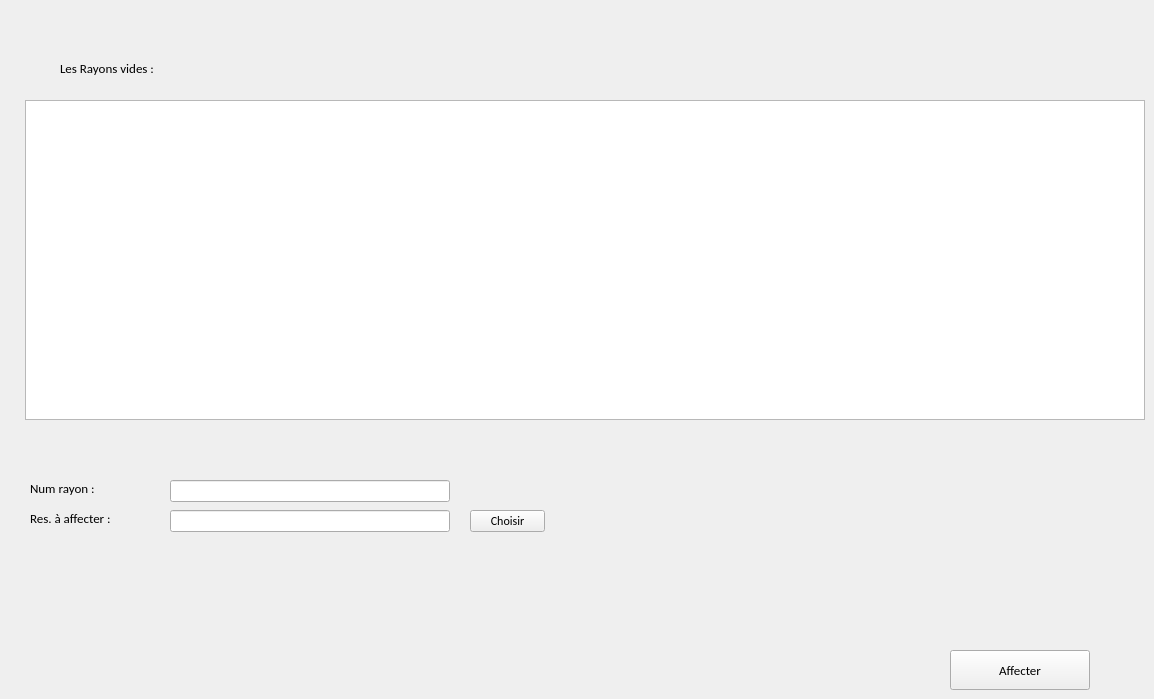
      <widget class="QWidget" name="tab_19">
       <attribute name="title">
        <string>Affecter Res. Ray.</string>
       </attribute>
       <widget class="QLineEdit" name="numAffecter_R">
        <property name="geometry">
         <rect>
          <x>170</x>
          <y>480</y>
          <width>280</width>
          <height>22</height>
         </rect>
        </property>
        <property name="inputMask">
         <string/>
        </property>
        <property name="text">
         <string/>
        </property>
       </widget>
       <widget class="QPushButton" name="ChoiResAffecter_2">
        <property name="enabled">
         <bool>true</bool>
        </property>
        <property name="geometry">
         <rect>
          <x>470</x>
          <y>510</y>
          <width>75</width>
          <height>22</height>
         </rect>
        </property>
        <property name="font">
         <font>
          <family>Calibri</family>
          <pointsize>9</pointsize>
         </font>
        </property>
        <property name="text">
         <string>Choisir</string>
        </property>
       </widget>
       <widget class="QLabel" name="CaisseVide_2">
        <property name="geometry">
         <rect>
          <x>60</x>
          <y>60</y>
          <width>130</width>
          <height>16</height>
         </rect>
        </property>
        <property name="font">
         <font>
          <family>Calibri</family>
          <pointsize>10</pointsize>
         </font>
        </property>
        <property name="text">
         <string>Les Rayons vides :</string>
        </property>
       </widget>
       <widget class="QTableView" name="TableAffecter_R">
        <property name="geometry">
         <rect>
          <x>25</x>
          <y>100</y>
          <width>1120</width>
          <height>320</height>
         </rect>
        </property>
       </widget>
       <widget class="QLineEdit" name="ResAffecter_R">
        <property name="enabled">
         <bool>true</bool>
        </property>
        <property name="geometry">
         <rect>
          <x>170</x>
          <y>510</y>
          <width>280</width>
          <height>22</height>
         </rect>
        </property>
        <property name="font">
         <font>
          <kerning>true</kerning>
         </font>
        </property>
        <property name="acceptDrops">
         <bool>false</bool>
        </property>
       </widget>
       <widget class="QPushButton" name="Affecter_Rayon">
        <property name="geometry">
         <rect>
          <x>950</x>
          <y>650</y>
          <width>140</width>
          <height>40</height>
         </rect>
        </property>
        <property name="font">
         <font>
          <family>Calibri</family>
          <pointsize>10</pointsize>
         </font>
        </property>
        <property name="text">
         <string>Affecter</string>
        </property>
       </widget>
       <widget class="QLabel" name="raffect_2">
        <property name="enabled">
         <bool>true</bool>
        </property>
        <property name="geometry">
         <rect>
          <x>30</x>
          <y>510</y>
          <width>130</width>
          <height>16</height>
         </rect>
        </property>
        <property name="font">
         <font>
          <family>Calibri</family>
          <pointsize>10</pointsize>
         </font>
        </property>
        <property name="cursor">
         <cursorShape>ArrowCursor</cursorShape>
        </property>
        <property name="text">
         <string>Res. à affecter :</string>
        </property>
       </widget>
       <widget class="QLabel" name="naffect_2">
        <property name="geometry">
         <rect>
          <x>30</x>
          <y>480</y>
          <width>121</width>
          <height>16</height>
         </rect>
        </property>
        <property name="font">
         <font>
          <family>Calibri</family>
          <pointsize>10</pointsize>
         </font>
        </property>
        <property name="cursor">
         <cursorShape>ArrowCursor</cursorShape>
        </property>
        <property name="text">
         <string>Num rayon :</string>
        </property>
       </widget>
      </widget>
